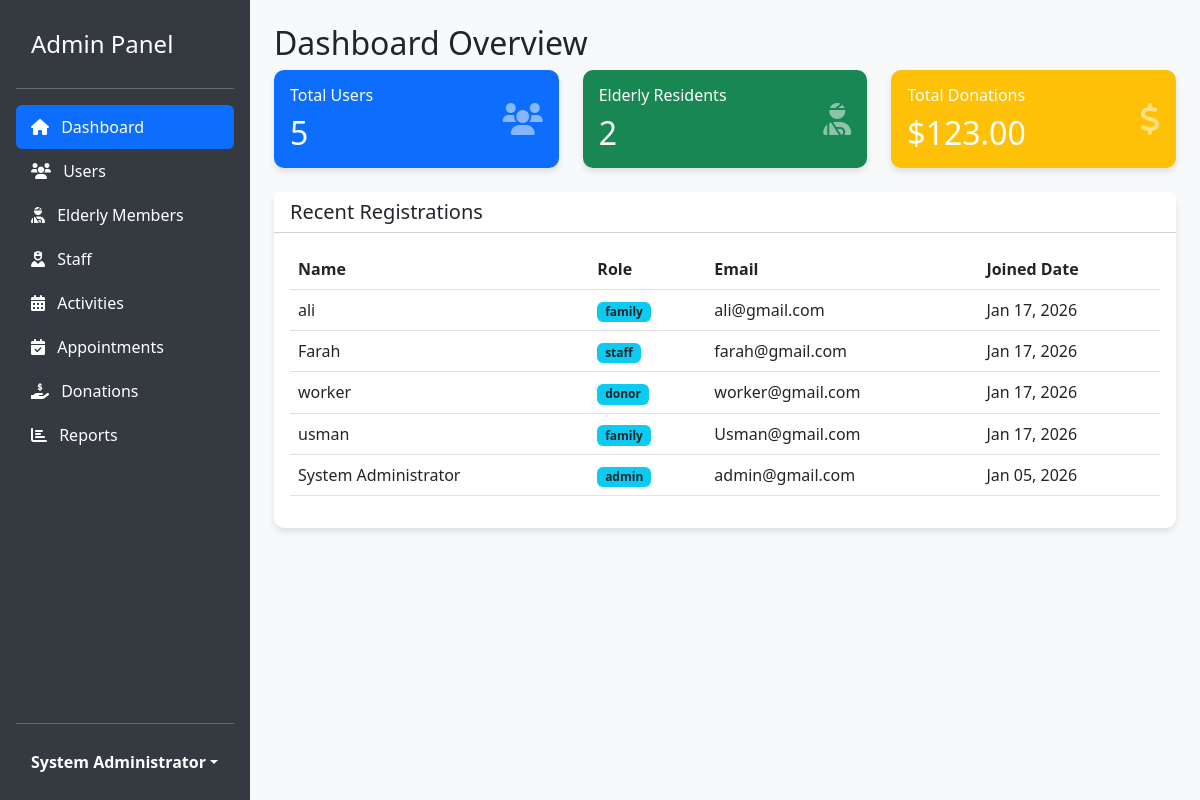
Page /admin/dashboard.php (signed in) on the committed database.
### tables this page shows
CREATE TABLE `users` (
  `id` int(11) NOT NULL,
  `name` varchar(100) NOT NULL,
  `email` varchar(100) NOT NULL,
  `password` varchar(255) NOT NULL,
  `role` enum('admin','staff','donor','family') NOT NULL,
  `contact_no` varchar(20) DEFAULT NULL,
  `address` text DEFAULT NULL,
  `created_at` timestamp NOT NULL DEFAULT current_timestamp()
);

### admin/dashboard.php (the view, shortened to what this page needs)
<?php
require_once '../config.php';
$user_count = mysqli_fetch_assoc(mysqli_query($conn, "SELECT COUNT(*) as c FROM users"))['c'];
$elderly_count = mysqli_fetch_assoc(mysqli_query($conn, "SELECT COUNT(*) as c FROM elderly_members"))['c'];
$donation_sum = mysqli_fetch_assoc(mysqli_query($conn, "SELECT SUM(amount) as s FROM donations"))['s'] ?? 0;
?>
<!DOCTYPE html>
<html lang="en">
<head>
    <link href="https://cdn.jsdelivr.net/npm/bootstrap@5.3.0/dist/css/bootstrap.min.css" rel="stylesheet">
    <link rel="stylesheet" href="../assets/css/style.css">
    <link href="https://cdnjs.cloudflare.com/ajax/libs/font-awesome/6.0.0/css/all.min.css" rel="stylesheet">
</head>
<body>
<div class="d-flex">
    <div class="sidebar d-flex flex-column flex-shrink-0 p-3 text-white" style="width: 250px;">
        <a href="dashboard.php" class="d-flex align-items-center mb-3 mb-md-0 me-md-auto text-white text-decoration-none">
            <span class="fs-4">Admin Panel</span>
        </a>
        <hr>
        <ul class="nav nav-pills flex-column mb-auto">
            <li class="nav-item">
                <a href="dashboard.php" class="nav-link active" aria-current="page">
                    <i class="fas fa-home me-2"></i> Dashboard
                </a>
            </li>
            <li>
                <a href="manage_users.php" class="nav-link text-white">
                    <i class="fas fa-users me-2"></i> Users
                </a>
            </li>
            <li>
                <a href="manage_elderly.php" class="nav-link text-white">
                    <i class="fas fa-user-injured me-2"></i> Elderly Members
                </a>
            </li>
            <li>
                <a href="manage_staff.php" class="nav-link text-white">
                    <i class="fas fa-user-nurse me-2"></i> Staff
                </a>
            </li>
            <li>
                <a href="manage_activities.php" class="nav-link text-white">
                    <i class="fas fa-calendar-alt me-2"></i> Activities
                </a>
            </li>
            <li>
                <a href="manage_appointments.php" class="nav-link text-white">
                    <i class="fas fa-calendar-check me-2"></i> Appointments
                </a>
            </li>
            <li>
                <a href="manage_donations.php" class="nav-link text-white">
                    <i class="fas fa-hand-holding-usd me-2"></i> Donations
                </a>
            </li>
            <li>
                <a href="reports.php" class="nav-link text-white">
                    <i class="fas fa-chart-bar me-2"></i> Reports
                </a>
            </li>
        </ul>
        <hr>
        <div class="dropdown">
            <a href="#" class="d-flex align-items-center text-white text-decoration-none dropdown-toggle" id="dropdownUser1" data-bs-toggle="dropdown" aria-expanded="false">
                <strong><?php echo $_SESSION['name']; ?></strong>
            </a>
        </div>
    </div>
    <div class="flex-grow-1 p-4 bg-light">
        <h2>Dashboard Overview</h2>
        <div class="row g-4 mb-4">
            <div class="col-md-4">
                <div class="card bg-primary text-white h-100">
                    <div class="card-body">
                        <div class="d-flex justify-content-between align-items-center">
                            <div>
                                <h6 class="card-title">Total Users</h6>
                                <h2 class="mb-0"><?php echo $user_count; ?></h2>
                            </div>
                            <i class="fas fa-users fa-2x opacity-50"></i>
                        </div>
                    </div>
                </div>
            </div>
            <div class="col-md-4">
                <div class="card bg-success text-white h-100">
                    <div class="card-body">
                        <div class="d-flex justify-content-between align-items-center">
                            <div>
                                <h6 class="card-title">Elderly Residents</h6>
                                <h2 class="mb-0"><?php echo $elderly_count; ?></h2>
                            </div>
                            <i class="fas fa-user-injured fa-2x opacity-50"></i>
                        </div>
                    </div>
                </div>
            </div>
            <div class="col-md-4">
                <div class="card bg-warning text-white h-100">
                    <div class="card-body">
                        <div class="d-flex justify-content-between align-items-center">
                            <div>
                                <h6 class="card-title">Total Donations</h6>
                                <h2 class="mb-0">$<?php echo number_format($donation_sum, 2); ?></h2>
                            </div>
                            <i class="fas fa-dollar-sign fa-2x opacity-50"></i>
                        </div>
                    </div>
                </div>
            </div>
        </div>
        <div class="card">
            <div class="card-header bg-white">
                <h5 class="mb-0">Recent Registrations</h5>
            </div>
            <div class="card-body">
                <table class="table table-hover">
                    <thead>
                        <tr>
                            <th>Name</th>
                            <th>Role</th>
                            <th>Email</th>
                            <th>Joined Date</th>
                        </tr>
                    </thead>
                    <tbody>
                        <?php
                        $recent_users = mysqli_query($conn, "SELECT * FROM users ORDER BY created_at DESC LIMIT 5");
                        while($row = mysqli_fetch_assoc($recent_users)) {
                            echo "<tr>";
                            echo "<td>{$row['name']}</td>";
                            echo "<td><span class='badge bg-info text-dark'>{$row['role']}</span></td>";
                            echo "<td>{$row['email']}</td>";
                            echo "<td>" . date('M d, Y', strtotime($row['created_at'])) . "</td>";
                            echo "</tr>";
                        }
                        ?>
                    </tbody>
                </table>
            </div>
        </div>
    </div>
</div>
</body>
</html>

### assets/css/style.css (style rules this page uses)
body { min-height: 100vh; display: flex; flex-direction: column; }
.card { border: none; border-radius: 10px; box-shadow: 0 4px 6px rgba(0,0,0,0.1); transition: transform 0.2s; }
.sidebar { min-height: 100vh; background-color: #343a40; color: white; }
.sidebar a { color: rgba(255,255,255,0.8); text-decoration: none; padding: 10px 15px; display: block; }
.sidebar a:hover, .sidebar a.active { background-color: #0d6efd; color: white; }

### rows in the picture
users: name "ali", role "family", email "ali@gmail.com", created_at "Jan 17, 2026"
users: name "Farah", role "staff", email "farah@gmail.com", created_at "Jan 17, 2026"
users: name "worker", role "donor", email "worker@gmail.com", created_at "Jan 17, 2026"
users: name "usman", role "family", email "Usman@gmail.com", created_at "Jan 17, 2026"
users: name "System Administrator", role "admin", email "admin@gmail.com", created_at "Jan 05, 2026"

### other values in the picture
$_SESSION['name'] "System Administrator"
$user_count "5"
$elderly_count "2"
$donation_sum "123.00"
